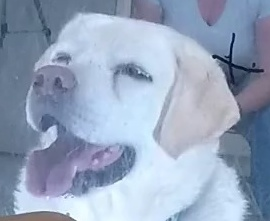
#> input picture PCA_Process/input_frames/crop_Tia3_F_3-frame_0_0.jpg, 270 x 221 px; its folder holds only this picture in this run
$ python delta_images_dataset.py   (older library calls are emulated)
#> lines starting #> are read from the running program, lines starting #| are printed output that depends on the picture
from PIL import Image
import numpy as np
import os


def resize_image(origin, h, w):  # resize image
#> called with h = 416, w = 416
    image = Image.open(origin)
#> image is the input picture: PIL image 270x221 RGB; mean R, G, B 150.1, 165.3, 188.9
    resized_image = image.resize((h, w))
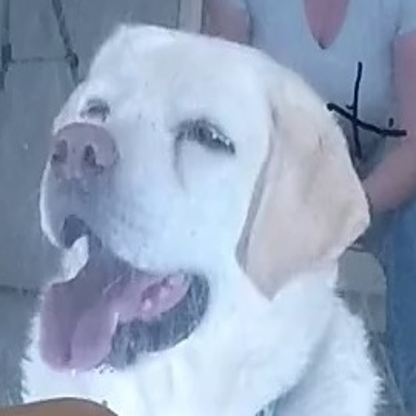
#> resized_image: PIL image 416x416 RGB; mean R, G, B 150.1, 165.3, 188.9
    return resized_image


def create_mean_images_dataset(orig_folder_path, dest_folder_path, name_of_film, h, w):  # create delta images dataset
    frames_dataset = []
    for subdir, dirs, files in os.walk(orig_folder_path):
        for filename in files:
            if name_of_film == "all" or filename.find(name_of_film) != -1:
                # isfind=(filename.find(name_of_film))
                orig_path = subdir + os.sep + filename
                resized_image = resize_image(orig_path, h, w)
                frames_dataset.append(resized_image)

    if len(frames_dataset) > 0:
        N = len(frames_dataset)
#> N = 1
        mean_frame = np.zeros((h, w, 3), np.float)
        for frame in frames_dataset:
            imarr = np.array(frame, dtype=np.float)
            mean_frame = mean_frame + imarr / N
#> this loop made 1 pass

        mean_frame = np.array(np.round(mean_frame), dtype=np.uint8)
        out = Image.fromarray(mean_frame, mode="RGB")
        dest_path = dest_folder_path + "/" + "mean_frame_of_" + name_of_film + ".jpg"
        out.save(dest_path)


def subtract_images(minuend_path, subtrahend_path, diff_path, h, w):
#> called with h = 416, w = 416
    minuend=resize_image(minuend_path, h, w)
    subtrahend =resize_image(subtrahend_path, h, w)

    minuend_buffer = np.asarray(minuend)
    subtrahend_buffer = np.asarray(subtrahend)

    diff_buffer = minuend_buffer - subtrahend_buffer
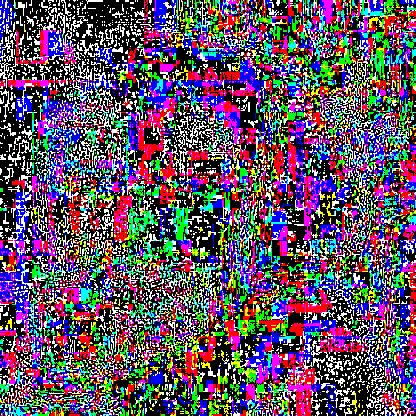
#> diff_buffer: shape (416, 416, 3); mean R, G, B 97.9, 81.6, 101.4

    delta_image = Image.fromarray(diff_buffer)
    delta_image.save(diff_path)


def create_delta_images(orig_folder_path, dest_folder_path, mean_frames_folder_path, name_of_film, h, w):
    mean_frame_path = mean_frames_folder_path + "/" + "mean_frame_of_" + name_of_film + ".jpg"
    #mean_frame=Image.open(mean_frame_path)

    for subdir, dirs, files in os.walk(orig_folder_path):
        for filename in files:
            if filename.find(name_of_film) != -1:
                curr_frame_path = subdir + "/" + filename

                curr_diff_frame_path =dest_folder_path+"/diff_"+filename
                subtract_images(curr_frame_path,mean_frame_path,curr_diff_frame_path,416,416)


if __name__ == "__main__":
    orig_folder_path = "D:/Amir/Machine_Learning_Course_Primrose/Final_Project/PCA_Process/input_frames"
    mean_frames_folder_path = "D:/Amir/Machine_Learning_Course_Primrose/Final_Project/PCA_Process/mean_frames"
    create_mean_images_dataset(orig_folder_path, mean_frames_folder_path, "Tia3_F_3", 416, 416)

    dest_folder_path= "D:/Amir/Machine_Learning_Course_Primrose/Final_Project/PCA_Process/diff_frames"
    create_delta_images(orig_folder_path, dest_folder_path, mean_frames_folder_path, "Tia3_F_3", 416, 416)

$ run again, on PCA_Process/input_frames/crop_Tia3_F_3-frame_0_8.jpg
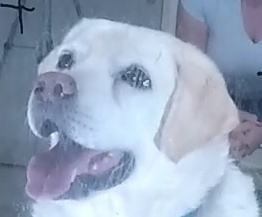
#> input picture PCA_Process/input_frames/crop_Tia3_F_3-frame_0_8.jpg, 262 x 217 px
#> in resize_image, image is the input picture: PIL image 262x217 RGB; mean R, G, B 153.1, 167.8, 190.3
#> in resize_image, `resized_image = image.resize((h, w))`:
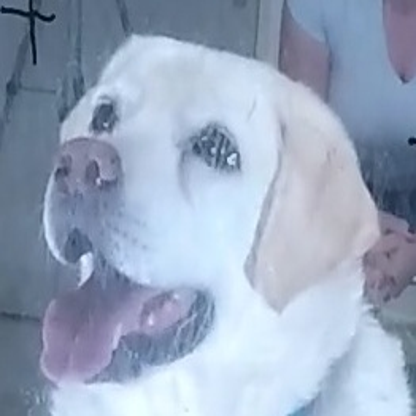
#> resized_image: PIL image 416x416 RGB; mean R, G, B 153.1, 167.8, 190.3
#> N = 1
#> the loop in create_mean_images_dataset, `for frame in frames_dataset:` made 1 pass
#> image: PIL image 416x416 RGB
#> in subtract_images, `diff_buffer = minuend_buffer - subtrahend_buffer`:
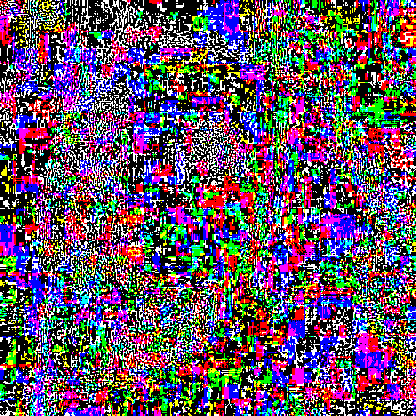
#> diff_buffer: shape (416, 416, 3); mean R, G, B 99, 79.6, 100.2

$ run again, on PCA_Process/input_frames/crop_Tia3_F_3-frame_1_0.jpg
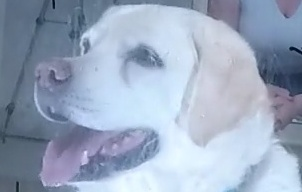
#> input picture PCA_Process/input_frames/crop_Tia3_F_3-frame_1_0.jpg, 302 x 192 px
#> in resize_image, image is the input picture: PIL image 302x192 RGB; mean R, G, B 154.7, 169.1, 191
#> in resize_image, `resized_image = image.resize((h, w))`:
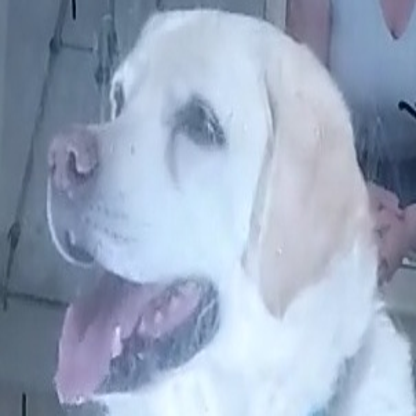
#> resized_image: PIL image 416x416 RGB; mean R, G, B 154.7, 169.1, 191
#> N = 1
#> the loop in create_mean_images_dataset, `for frame in frames_dataset:` made 1 pass
#> image: PIL image 416x416 RGB
#> in subtract_images, `diff_buffer = minuend_buffer - subtrahend_buffer`:
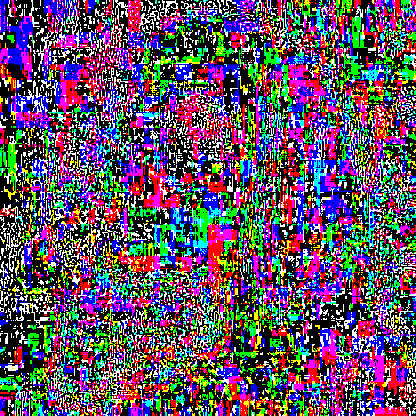
#> diff_buffer: shape (416, 416, 3); mean R, G, B 98, 79.9, 99.7

$ run again, on PCA_Process/input_frames/crop_Tia3_F_3-frame_1_2.jpg
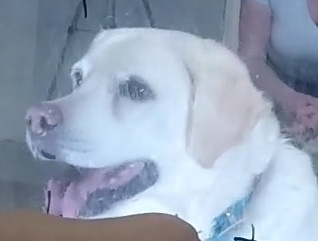
#> input picture PCA_Process/input_frames/crop_Tia3_F_3-frame_1_2.jpg, 318 x 241 px
#> in resize_image, image is the input picture: PIL image 318x241 RGB; mean R, G, B 151.5, 164.6, 183.8
#> in resize_image, `resized_image = image.resize((h, w))`:
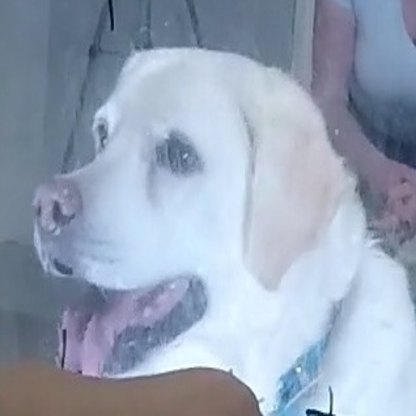
#> resized_image: PIL image 416x416 RGB; mean R, G, B 151.5, 164.6, 183.8
#> N = 1
#> the loop in create_mean_images_dataset, `for frame in frames_dataset:` made 1 pass
#> image: PIL image 416x416 RGB
#> in subtract_images, `diff_buffer = minuend_buffer - subtrahend_buffer`:
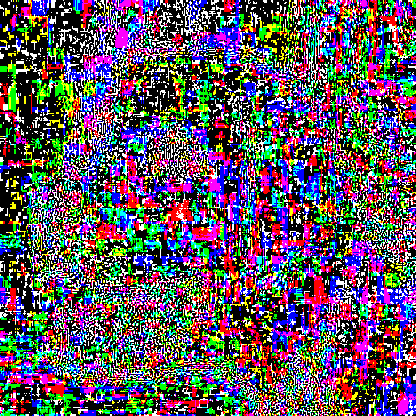
#> diff_buffer: shape (416, 416, 3); mean R, G, B 95.5, 83.3, 94.6
